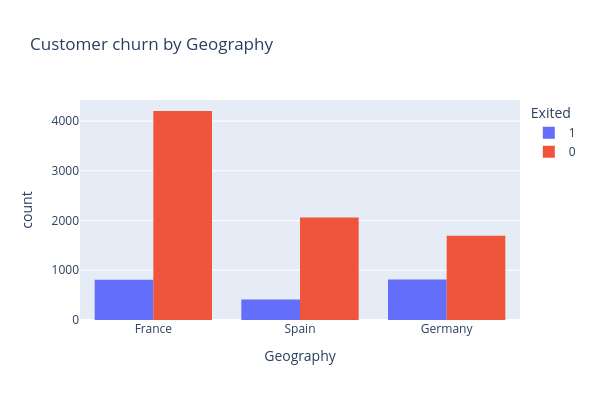

Here is the notebook cell this chart was saved with:
### Code cell
# creating an interactive count plot for customer geography
fig = px.histogram(
    df,
    x="Geography",
    color= "Exited",
    barmode="group",
    
    title="Customer churn by Geography"
)
fig.update_layout(width=600, height= 400)
fig.show()

### Figure 1 — Plotly figure (JSON) as saved in the notebook; plotly's stock layout.template omitted (floating-point values rounded to 4 significant figures; data arrays with more than 128 entries replaced by an {"elided": "..."} marker saying what was removed)
{"data": [{"alignmentgroup": "True", "bingroup": "x", "hovertemplate": "Exited=1<br>Geography=%{x}<br>count=%{y}<extra></extra>", "legendgroup": "1", "marker": {"color": "#636efa", "pattern": {"shape": ""}}, "name": "1", "offsetgroup": "1", "orientation": "v", "showlegend": true, "type": "histogram", "x": {"elided": "2037 str values"}, "xaxis": "x", "yaxis": "y"}, {"alignmentgroup": "True", "bingroup": "x", "hovertemplate": "Exited=0<br>Geography=%{x}<br>count=%{y}<extra></extra>", "legendgroup": "0", "marker": {"color": "#EF553B", "pattern": {"shape": ""}}, "name": "0", "offsetgroup": "0", "orientation": "v", "showlegend": true, "type": "histogram", "x": {"elided": "7960 str values"}, "xaxis": "x", "yaxis": "y"}], "layout": {"barmode": "group", "height": 400, "legend": {"title": {"text": "Exited"}, "tracegroupgap": 0}, "title": {"text": "Customer churn by Geography"}, "width": 600, "xaxis": {"anchor": "y", "domain": [0, 1], "title": {"text": "Geography"}}, "yaxis": {"anchor": "x", "domain": [0, 1], "title": {"text": "count"}}}}
